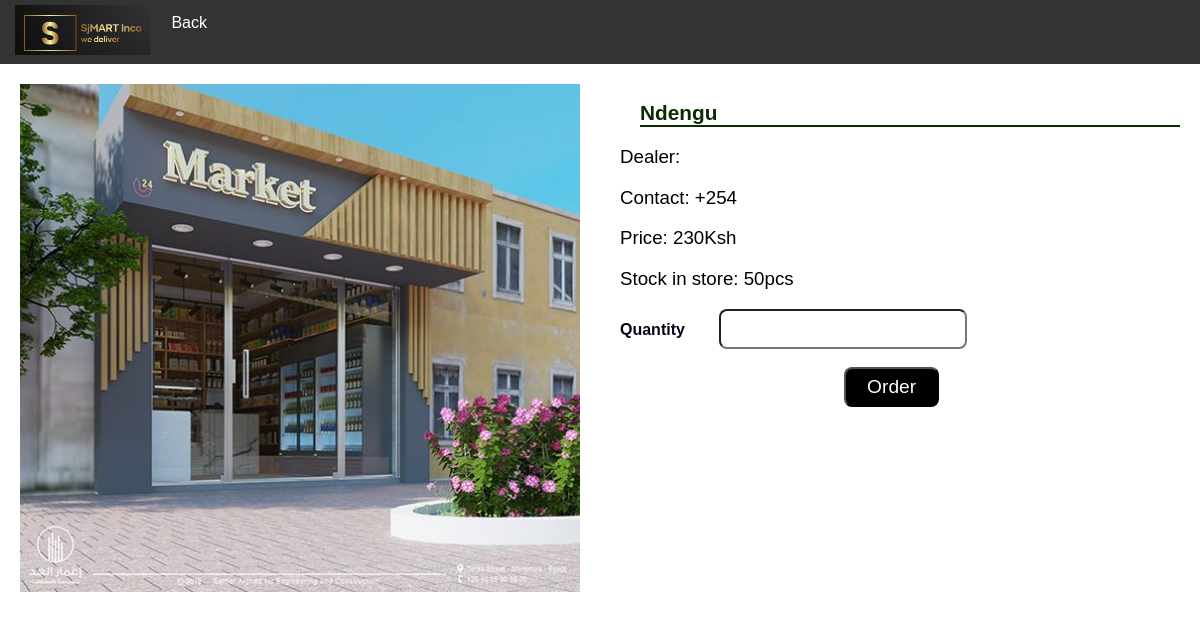
Page /mart/buy/2/ on the committed database.
### mart/models.py (models this page shows, shortened)
class Acquisition(models.Model):
    brand_id = models.AutoField(primary_key=True)
    name = models.ForeignKey("name",on_delete=models.CASCADE,null=True)
    distr = models.ForeignKey('suppliers',null=True,on_delete=models.CASCADE)
    brand = models.CharField(max_length=45, null=True)
    price = models.IntegerField(null=True)
    quantity = models.IntegerField(null = True)

### mart/views.py (the view)
# urls.py: path('buy/<int:brand_id>/', views.buy, name='buy'),
def buy(request,brand_id):
    if request.method == 'POST':
        x=Acquisition.objects.get(pk = brand_id)
        order = request.POST.get('quantity')
        x.quantity +=int(order)
        x.save()
        return redirect("mart:goods")
    name = get_object_or_404(Acquisition,pk = brand_id)
    context = {
        "brand":name,
    }
    return render(request,'mart/buy.html',context)

### mart/templates/mart/buy.html (shortened to what this page needs)
<!DOCTYPE html>
<html>
<head>
    {% load static %}
    <link rel="stylesheet" href="{% static 'mart/style.css' %}">
</head>
<body>
    <div class="navbar">
        <div class="logo">
        <img src="{% static 'mart/images/logo.png' %}" alt="Logo"  height="50">
        </div>
        <a href="{% url 'mart:goods' %}">Back</a>
    </div>
    <div class="container">
        <div class="image-column">
            <img class="image" src="{% static 'mart/images/market.jpg' %}" alt="Image">
        </div>
        <div class="form-column">
            <form method="post" action="{% url 'mart:buy' brand.brand_id %}">
               <h2>{{brand.brand}}</h2>
               <h3>Dealer:  {{brand.dealer}}</h3>
               <h3>Contact:  +254{{brand.dealer_contact}}</h3>
               <h3>Price:  {{brand.price}}Ksh</h3>
               <h3>Stock in store:  {{brand.quantity}}pcs</h3>
               <label for="b" style="margin-left: auto;">Quantity</label>
               <input type="number" id="b"  name="quantity" style="margin-left: 30px;"><br><br>
               <input type="submit" value="Order" style="margin-left: 40%;color: white;background-color: black;width: 17%;">
            </form>
        </div>
    </div>
</body>
</html>

### mart/static/mart/style.css (style rules this page uses)
form label { font: 1.3em; font-family: Arial, Helvetica, sans-serif; margin-left: 20px; color: rgb(1, 5, 24); font-weight: bold; }
form input[type=text],[type=number] { width: 40%; margin-left: 20px; padding: 7px 10px; border-radius: 8px; font-size: 1.2em; }
form input[type=submit] { width: 10%; margin-left: 400px; padding: 7px 10px; font-size: 1.2em; border-radius: 8px; }
h2 { margin-left: 20px; font-family: Arial, Helvetica, sans-serif; font-size: 1.3em; color: rgb(10, 44, 2); }
body { margin: 0; padding: 0; font-family: Arial, sans-serif; }
.logo { float: left; padding: 5px; margin-left: 10px; }
h2 { border-bottom: 2px solid ; }
a { text-decoration: none; }

### mart/templates/mart/buy.html (style rules this page uses)
body { margin: 0; padding: 0; font-family: Arial, sans-serif; }
.navbar { overflow: hidden; background-color: #333; }
.navbar a { float: left; font-size: 16px; color: white; text-align: center; padding: 14px 16px; text-decoration: none; }
.logo { float: left; padding: 5px; margin-left: 10px; }
.container { display: flex; align-items: flex-start; }
.form-column { flex: 1; padding: 20px; }
.image-column { flex: 1; padding: 20px; }
.image { max-width: 100%; height: auto; }
h3,input label { margin-left: auto; font-family: Arial, Helvetica, sans-serif; font-weight: normal; }
h2 { border-bottom: 2px solid; }

### rows in the picture
Acquisition: brand "Ndengu", price "230", quantity "50"
